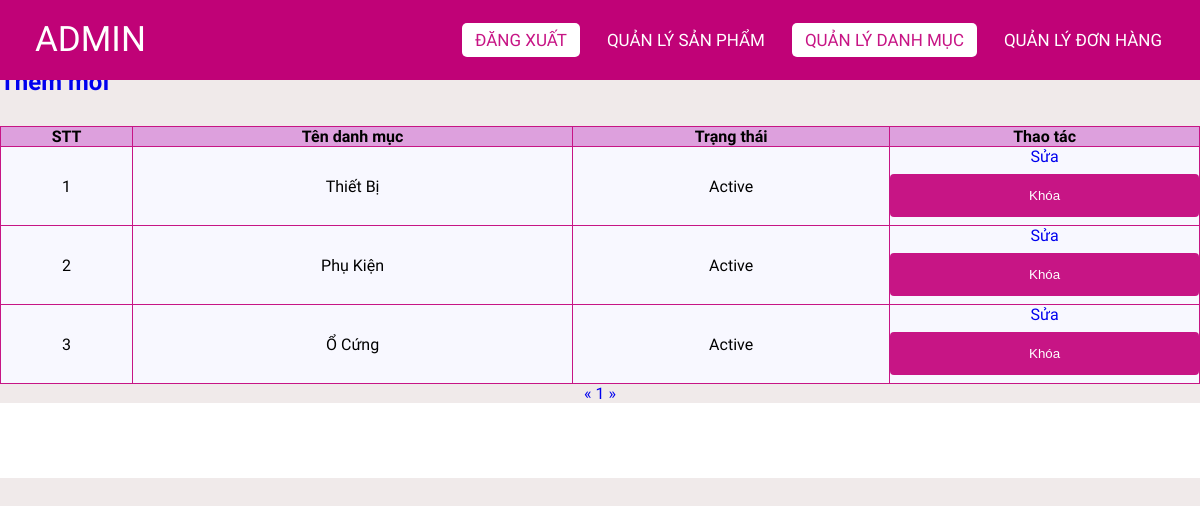
The app's page /admin/categoriesList.php (signed in) with its own data.
### tables this page shows
CREATE TABLE `categories` (
  `id` int(11) NOT NULL,
  `name` varchar(255) NOT NULL,
  `status` tinyint(4) NOT NULL DEFAULT 1
);

### lib/database.php (called while the page is built, shortened)
<?php
class Database extends PDO
{
  public $host   = DB_HOST;
  public $user   = DB_USER;
  public $pass   = DB_PASS;
  public $dbname = DB_NAME;
  public $link;
  private function connectDB()
  {
    $this->link = new mysqli(
      $this->host,
      $this->user,
      $this->pass,
      $this->dbname
    );
  }
  public function select($query)
  {
    $result = $this->link->query($query);
    if ($result->num_rows > 0) {
      return $result;
    } else {
      return false;
    }
  }
}

### classes/categories.php (called while the page is built, shortened)
<?php
$filepath = realpath(dirname(__FILE__));
include_once($filepath . '/../lib/database.php');
?>
<?php
class categories
{
    private $db;
    public function __construct()
    {
        $this->db = new Database();
    }
    public function getAllAdmin($page = 1, $total = 8)
    {
        $tmp = ($page - 1) * $total;
        $query = "SELECT * FROM categories limit $tmp,$total";
        $result = $this->db->select($query);
        return $result;
    }
    public function getCountPaging($row = 8)
    {
        $query = "SELECT COUNT(*) FROM categories";
        $mysqli_result = $this->db->select($query);
        if ($mysqli_result) {
            $totalrow = intval((mysqli_fetch_all($mysqli_result, MYSQLI_ASSOC)[0])['COUNT(*)']);
            $result = ceil($totalrow / $row);
            return $result;
        }
        return false;
    }
}
?>

### admin/categoriesList.php (the view, shortened to what this page needs)
<?php
include '../classes/categories.php';
$categories = new categories();
$list = $categories->getAllAdmin((isset($_GET['page']) ? $_GET['page'] : 1));
$pageCount = $categories->getCountPaging();
?>
<!DOCTYPE html>
<html lang="en">
<head>
    <link rel="stylesheet" href="css/style.css">
    <link rel="stylesheet" href="https://cdnjs.cloudflare.com/ajax/libs/font-awesome/5.15.4/css/all.min.css">
</head>
<body>
    <nav>
        <label class="logo">ADMIN</label>
        <ul>
            <li><a href="../login.php" class="active">Đăng Xuất </a></li>
            <li><a href="productlist.php" >Quản lý Sản phẩm</a></li>
            <li><a href="categoriesList.php" class="active">Quản lý danh mục</a></li>
            <li><a href="orderlist.php" id="order">Quản lý Đơn hàng</a></li>
        </ul>
    </nav>
    <div class="title">
        <h1>Danh sách danh mục</h1>
    </div>
    <div class="addNew">
        <a href="add_category.php"><h2>Thêm mới</h2></a>
    </div>
    <div class="container">
        <?php $count = 1;
        if ($list) { ?>
            <table class="list">
                <tr>
                    <th>STT</th>
                    <th>Tên danh mục</th>
                    <th>Trạng thái</th>
                    <th>Thao tác</th>
                </tr>
                <?php foreach ($list as $key => $value) { ?>
                    <tr>
                        <td><?= $count++ ?></td>
                        <td><?= $value['name'] ?></td>
                        <td><?= ($value['status']) ? "Active" : "Block" ?></td>
                        <td>
                            <a href="edit_category.php?id=<?= $value['id'] ?>">Sửa</a>
                            <?php
                            if ($value['status']) { ?>
                                <form action="categoriesList.php" method="post">
                                    <input type="submit" value="Khóa" name="block">
                                </form>
                            <?php } ?>
                        </td>
                    </tr>
                <?php } ?>
            </table>
        <?php } else { ?>
            <h3>Chưa có danh mục nào...</h3>
        <?php } ?>
        <div class="pagination">
            <a href="categoriesList.php?page=<?= (isset($_GET['page'])) ? (($_GET['page'] <= 1) ? 1 : $_GET['page'] - 1) : 1 ?>">&laquo;</a>
            <?php
            for ($i = 1; $i <= $pageCount; $i++) {
                if (isset($_GET['page'])) {
                    if ($i == $_GET['page']) { ?>
                        <a class="active" href="categoriesList.php?page=<?= $i ?>"><?= $i ?></a>
                    <?php } else { ?>
                        <a href="categoriesList.php?page=<?= $i ?>"><?= $i ?></a>
                    <?php  }
                } else { ?>
                    <a href="categoriesList.php?page=<?= $i ?>"><?= $i ?></a>
                <?php  } ?>
            <?php }
            ?>
            <a href="categoriesList.php?page=<?= (isset($_GET['page'])) ? $_GET['page'] + 1 : 2 ?>">&raquo;</a>
        </div>
    </div>
    <footer>
    </footer>
</body>
</html>

### admin/css/style.css (style rules this page uses)
* { padding: 0; margin: 0; text-decoration: none; list-style: none; box-sizing: border-box; }
body { font-family: Mitr; background: rgb(240, 234, 234); }
nav { top: 0; position: fixed; background: #c00277; height: 80px; width: 100%; }
label.logo { color: white; font-size: 35px; line-height: 80px; padding: 0 35px; }
nav ul { float: right; margin-right: 20px; }
nav ul li { display: inline-block; line-height: 80px; margin: 0 5px; }
nav ul li a { color: white; font-size: 17px; padding: 7px 13px; border-radius: 3px; text-transform: uppercase; border-radius: 5px; transition: 0.5s; }
.active, a:hover { background-color: white; color: mediumvioletred; }
.container { margin-top: 30px; height: auto; }
.addNew { margin-top: 30px; }
.title { background-color: white; }
footer { padding: 30px 0; background-color:white; }
.list { width: 100%; background-color: ghostwhite; padding: 10px; border-collapse: collapse; }
th { background-color: plum; border: 1px solid mediumvioletred; }
td { border: 1px solid mediumvioletred; text-align: center; }
input[type=submit] { width: 100%; background-color: mediumvioletred; color: white; padding: 14px 20px; margin: 8px 0; border: none; border-radius: 4px; cursor: pointer; }
.pagination { text-align: center; }

### records on screen
categories: name "Thiết Bị", status "Active"
categories: name "Phụ Kiện", status "Active"
categories: name "Ổ Cứng", status "Active"
